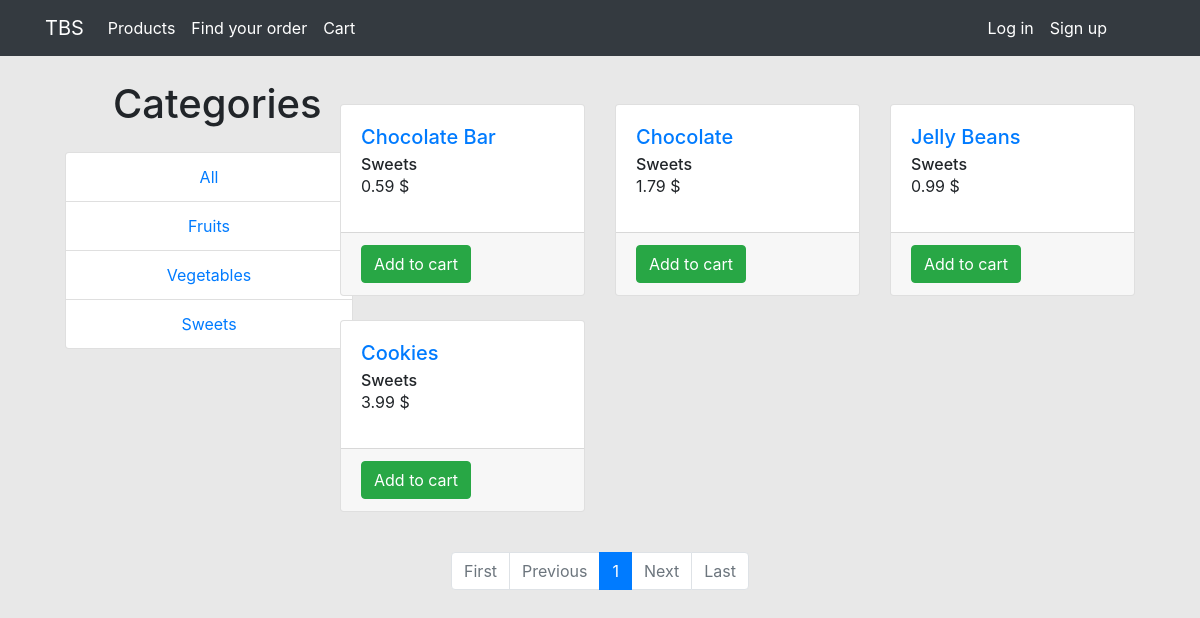
Page /products/Sweets on the committed database.
### store/models.py (models this page shows, shortened)
class Product(models.Model):
    name = models.CharField(max_length=50)
    description = models.TextField(max_length=400)
    category = models.CharField(max_length=20)
    price = models.DecimalField(max_digits=5, decimal_places=2)
    orders = models.ManyToManyField(
        'transactions.Order',
        through='transactions.Ordered'
    )

### store/views.py (the view)
# urls.py: path("products/", views.product_list, name='list'),
def product_list(request, cat=''):
    try:
        if cat == '':
            paginator = Paginator(Product.objects.all(), ITEMS_ON_PAGE)
        else:
            paginator = Paginator(Product.objects.filter(category=cat), ITEMS_ON_PAGE)
    except Product.DoesNotExist:
        return HttpResponse(status=404)
    page = request.GET.get('page')
    if not page:
        page = 1
    products = paginator.page(page)
    categories = [p.category for p in Product.objects.all()]
    categories = list(dict.fromkeys(categories))
    context = {
        'products': products,
        'categories': categories,
    }
    return render(request, 'store/list.html', context)

### store/templates/store/list.html (shortened to what this page needs)
{% extends 'base.html' %}
{% load static %}
{% block content %}
<div class="row">
    <div class="col-lg-3 col-md-6">
        <h1 class="my-4 ml-5">Categories</h1>
        <div class="list-group" style="width: 18rem">
            <a href={% url 'store:list' %} class="list-group-item text-center">All</a>
            {% for category in categories %}
                <a href="{% url 'store:list' category %}" class="list-group-item text-center">{{category}}</a>
            {% endfor %}
        </div>
    </div>
    <div class="m-auto col-lg-9">
        <div class="mt-5">
            <div class="row">
                {% for product in products %}
                    <div class="col-lg-4 col-sm-8 mb-4">
                        <div class="card" style="height: 12rem;">
                            <div class="card-body">
                                <h5 class="card-title">
                                    <a href="{% url 'store:details' product.id %}">{{product.name}}</a>
                                </h5>
                                <h6 class="card-subtitle">{{product.category}}</h6>
                                <p class="card-text">{{product.price}}&nbsp;$</p>
                            </div>
                            <div class="card-footer">
                                <input type="button" class="card-link btn btn-success" onclick="add_one({{product.id}}, 1)" value="Add to cart" />
                            </div>
                        </div>
                    </div>
                {% endfor %}
            </div>
        </div>
    </div>
</div>
<div class="row mt-3">
    <nav aria-label="..." class="m-auto">
        <ul class="pagination">
            {% if products.has_previous %}
                <li class="page-item">
                    <a class="page-link" href="?page=1">First</a>
                </li>
                <li class="page-item">
                    <a class="page-link" href="?page={{ products.previous_page_number }}">Previous</a>
                </li>
            {% else %}
                <li class="page-item disabled">
                    <span class="page-link">First</span>
                </li>
                <li class="page-item disabled">
                    <span class="page-link">Previous</span>
                </li>
            {% endif %}
                <li class="page-item active">
                    <span class="page-link">
                        {{ products.number }}
                    </span>
                </li>
            {% if products.has_next %}
                <li class="page-item">
                    <a class="page-link" href="?page={{ products.next_page_number }}">Next</a>
                </li>
                <li class="page-item">
                    <a class="page-link" href="?page={{ products.paginator.num_pages }}">Last</a>
                </li>
            {% else %}
                <li class="page-item disabled">
                    <span class="page-link">Next</span>
                </li>
                <li class="page-item disabled">
                    <span class="page-link">Last</span>
                </li>
            {% endif %}
        </ul>
    </nav>
</div>
{% endblock content %}

### rows in the picture
Product: categories "Fruits"
Product: categories "Vegetables"
Product: categories "Sweets", name "Chocolate Bar", category "Sweets", price "0.59"
Product: name "Chocolate", category "Sweets", price "1.79"
Product: name "Jelly Beans", category "Sweets", price "0.99"
Product: name "Cookies", category "Sweets", price "3.99"

### other values in the picture
{{ products.number }} "1"
